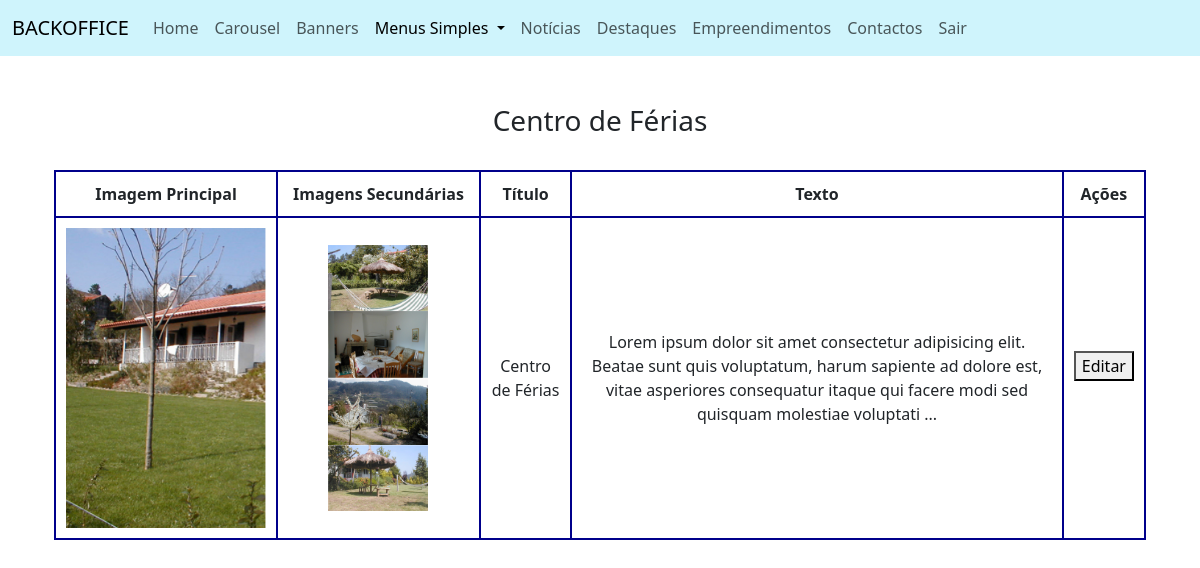
The page /backoffice/centro_ferias.php (signed in) on the database its author committed.
### tables this page shows
CREATE TABLE `centro_ferias` (
  `id` int(11) NOT NULL,
  `titulo` varchar(255) NOT NULL,
  `texto` longtext NOT NULL,
  `imagem_principal` varchar(1000) DEFAULT NULL,
  `imagem_sec_1` varchar(1000) DEFAULT NULL,
  `imagem_sec_2` varchar(1000) DEFAULT NULL,
  `imagem_sec_3` varchar(1000) DEFAULT NULL,
  `imagem_sec_4` varchar(1000) DEFAULT NULL
);

### backoffice/centro_ferias.php (called while the page is built, shortened)
<?php
require("componentes/header.php");
require("views/centro_ferias_view.php");
require("componentes/footer.php");
?>

### helpers/base_dados_helper.php (called while the page is built, shortened)
<?php
$conexao = new PDO("mysql:host=localhost;dbname=construcao_e_habitacao_bd;charset=utf8mb4", "root", "");
function selectSQLUnico($sql){
    global $conexao;
    $pesquisa = $conexao->query($sql);
    $resultado = $pesquisa->fetch(PDO::FETCH_ASSOC);
    return $resultado;
}
?>

### helpers/centro_f_helper.php (called while the page is built)
<?php
function getCentroFerias(){
    $resultado = selectSQLUnico("SELECT * FROM centro_ferias WHERE id=1");
    return $resultado;
}
?>

### backoffice/views/centro_ferias_view.php (the view)
<?php
$centro_ferias = getCentroFerias();
?>
<main class="container my-5 text-center">
    <div class="row m-0">
        <div class="col-12">
            <h3>Centro de Férias</h3>
        </div>
    </div>
    <div class="row mx-0 mt-4">
        <div class="col-12">
            <table>
                <tr>
                    <th>Imagem Principal</th>
                    <th>Imagens Secundárias</th>
                    <th>Título</th>
                    <th>Texto</th>
                    <th>Ações</th>
                </tr>
                <tr>
                    <td><img src="<?= $centro_ferias["imagem_principal"]; ?>" alt="" width="200"></td>
                    <td>
                        <?php for ($i = 1; $i <= 4; $i++): ?>
                            <img src="<?= $centro_ferias["imagem_sec_$i"]; ?>" alt="<?= $centro_ferias["imagem_sec_$i"]; ?>" style="width:100px;">
                        <?php endfor; ?>
                    </td>
                    <td><?= $centro_ferias["titulo"]; ?></td>
                    <td><?= substr($centro_ferias["texto"], 0, 200); ?> ... </td>
                    <td>
                        <a href="centro_ferias_editar.php?id=<?= $centro_ferias["id"]; ?>"><button>Editar</button></a>
                        <br><br>
                    </td>
                </tr>
            </table>
        </div>
    </div>
</main>

### css/style_backoffice.css (style rules this page uses)
table, th, td { border: 2px solid darkblue !important; border-collapse: collapse !important; padding: 10px; margin: auto !important; }

### rows shown on the page
centro_ferias: imagem_principal (picture), imagem_sec_1 (picture), imagem_sec_2 (picture), imagem_sec_3 (picture), imagem_sec_4 (picture), titulo "Centro de Férias", texto "Lorem ipsum dolor sit amet consectetur adipisicing elit. Beatae sunt quis voluptatum, harum sapiente ad dolore est, vitae asperiores consequatur itaque qui facere modi sed quisquam molestiae voluptati"
